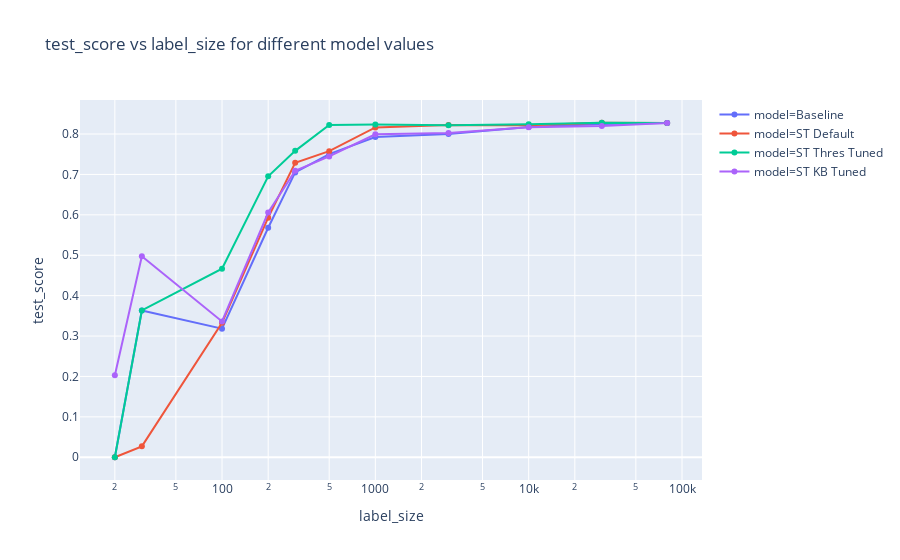

Notebook source saved alongside this figure:
### Code cell
# plot baseline, self-training default and self-training tuned
combine_df = pd.concat([baseline_scores_df, st_base_scores_df.assign(model='ST Default'), 
                        st_best_scores_df.assign(model='ST Thres Tuned'), 
                        st_kb_best_df.assign(model='ST KB Tuned')])

plot_scores(combine_df, 'label_size', TEST_SCORE, 'model', xaxis_type='log').show()

### Figure 1 — Plotly figure (JSON) as saved in the notebook; plotly's stock layout.template omitted (floating-point values rounded to 4 significant figures)
{"data": [{"mode": "lines+markers", "name": "model=Baseline", "type": "scatter", "x": [20, 30, 100, 200, 300, 500, 1000, 3000, 10000, 30000, 80000], "y": [0, 0.3633, 0.3183, 0.5679, 0.705, 0.7502, 0.7927, 0.8003, 0.8172, 0.825, 0.8271]}, {"mode": "lines+markers", "name": "model=ST Default", "type": "scatter", "x": [20, 30, 100, 200, 300, 500, 1000, 3000, 10000, 30000, 80000], "y": [0, 0.027, 0.3327, 0.593, 0.7291, 0.7576, 0.8164, 0.8224, 0.8216, 0.8279, 0.8271]}, {"mode": "lines+markers", "name": "model=ST Thres Tuned", "type": "scatter", "x": [20, 30, 100, 200, 300, 500, 1000, 3000, 10000, 30000, 80000], "y": [0, 0.3633, 0.4667, 0.6954, 0.7584, 0.8226, 0.8238, 0.8217, 0.8244, 0.8279, 0.8271]}, {"mode": "lines+markers", "name": "model=ST KB Tuned", "type": "scatter", "x": [20, 30, 100, 200, 300, 500, 1000, 3000, 10000, 30000, 80000], "y": [0.203, 0.4976, 0.3361, 0.6057, 0.7091, 0.7446, 0.7992, 0.8025, 0.817, 0.8201, 0.8271]}], "layout": {"title": {"text": "test_score vs label_size for different model values"}, "xaxis": {"title": {"text": "label_size"}, "type": "log"}, "yaxis": {"title": {"text": "test_score"}}}}
